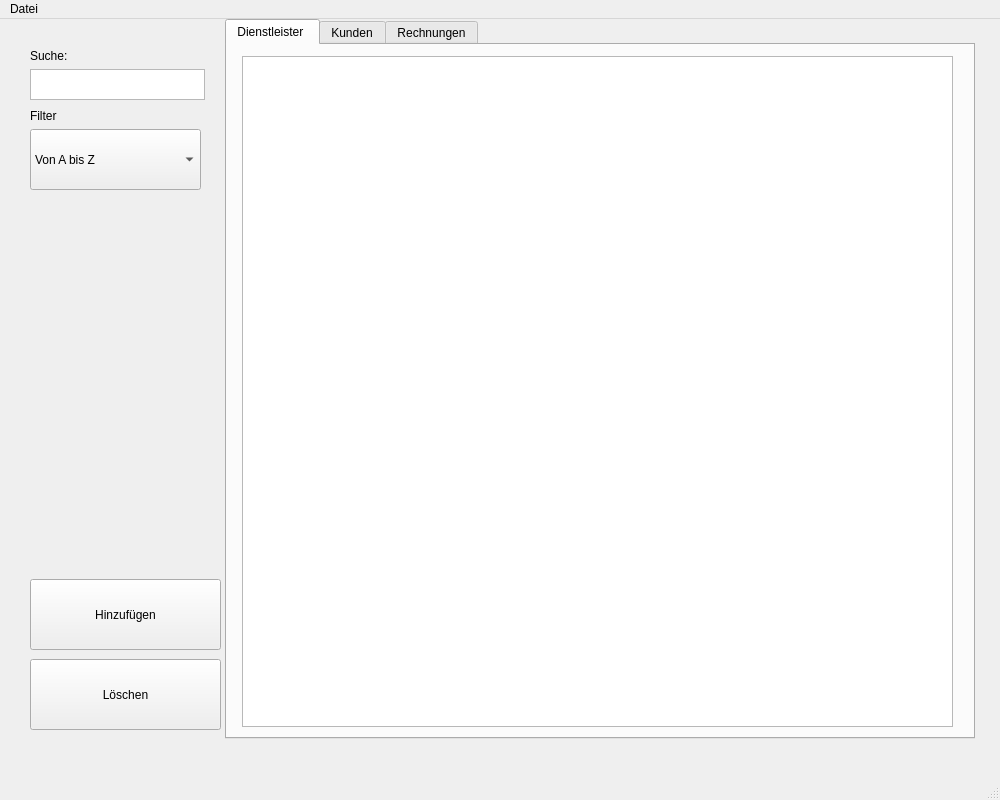
<?xml version="1.0" encoding="UTF-8"?>
<ui version="4.0">
 <class>MainWindow</class>
 <widget class="QMainWindow" name="MainWindow">
  <property name="geometry">
   <rect>
    <x>0</x>
    <y>0</y>
    <width>1000</width>
    <height>800</height>
   </rect>
  </property>
  <property name="windowTitle">
   <string>MainWindow</string>
  </property>
  <widget class="QWidget" name="centralwidget">
   <widget class="QTabWidget" name="tabWidget_Navigation">
    <property name="geometry">
     <rect>
      <x>225</x>
      <y>0</y>
      <width>750</width>
      <height>720</height>
     </rect>
    </property>
    <property name="currentIndex">
     <number>0</number>
    </property>
    <widget class="QWidget" name="tab">
     <attribute name="title">
      <string>Dienstleister </string>
     </attribute>
     <widget class="QTableView" name="tableView">
      <property name="geometry">
       <rect>
        <x>15</x>
        <y>11</y>
        <width>711</width>
        <height>671</height>
       </rect>
      </property>
     </widget>
    </widget>
    <widget class="QWidget" name="tab_2">
     <attribute name="title">
      <string>Kunden</string>
     </attribute>
     <widget class="QTableView" name="tableView_2">
      <property name="geometry">
       <rect>
        <x>10</x>
        <y>10</y>
        <width>711</width>
        <height>671</height>
       </rect>
      </property>
     </widget>
    </widget>
    <widget class="QWidget" name="tab_3">
     <attribute name="title">
      <string>Rechnungen</string>
     </attribute>
     <widget class="QTableView" name="tableView_3">
      <property name="geometry">
       <rect>
        <x>20</x>
        <y>10</y>
        <width>711</width>
        <height>671</height>
       </rect>
      </property>
     </widget>
    </widget>
   </widget>
   <widget class="QTextEdit" name="textEdit_Suche">
    <property name="geometry">
     <rect>
      <x>30</x>
      <y>50</y>
      <width>175</width>
      <height>31</height>
     </rect>
    </property>
   </widget>
   <widget class="QComboBox" name="comboBox_Filter">
    <property name="geometry">
     <rect>
      <x>30</x>
      <y>110</y>
      <width>171</width>
      <height>61</height>
     </rect>
    </property>
    <item>
     <property name="text">
      <string>Von A bis Z</string>
     </property>
    </item>
    <item>
     <property name="text">
      <string>Von Z bis A</string>
     </property>
    </item>
    <item>
     <property name="text">
      <string>Nummer Aufsteigend</string>
     </property>
    </item>
    <item>
     <property name="text">
      <string>Nummer Sinkend</string>
     </property>
    </item>
   </widget>
   <widget class="QPushButton" name="pushButton_Loeschen">
    <property name="geometry">
     <rect>
      <x>30</x>
      <y>640</y>
      <width>191</width>
      <height>71</height>
     </rect>
    </property>
    <property name="text">
     <string>Löschen</string>
    </property>
   </widget>
   <widget class="QPushButton" name="pushButton_Hinzufgen_2">
    <property name="geometry">
     <rect>
      <x>30</x>
      <y>560</y>
      <width>191</width>
      <height>71</height>
     </rect>
    </property>
    <property name="text">
     <string>Hinzufügen</string>
    </property>
   </widget>
   <widget class="QLabel" name="label_Suche">
    <property name="geometry">
     <rect>
      <x>30</x>
      <y>30</y>
      <width>47</width>
      <height>13</height>
     </rect>
    </property>
    <property name="text">
     <string>Suche:</string>
    </property>
   </widget>
   <widget class="QLabel" name="label_filter">
    <property name="geometry">
     <rect>
      <x>30</x>
      <y>90</y>
      <width>47</width>
      <height>13</height>
     </rect>
    </property>
    <property name="text">
     <string>Filter </string>
    </property>
   </widget>
  </widget>
  <widget class="QMenuBar" name="menubar">
   <property name="geometry">
    <rect>
     <x>0</x>
     <y>0</y>
     <width>1000</width>
     <height>21</height>
    </rect>
   </property>
   <widget class="QMenu" name="menuSave">
    <property name="title">
     <string>Datei</string>
    </property>
    <addaction name="actionSave"/>
    <addaction name="actionExport_as_ZIP"/>
    <addaction name="actionExport_as_PDF"/>
    <addaction name="actionExport_as_XML"/>
   </widget>
   <addaction name="menuSave"/>
  </widget>
  <widget class="QStatusBar" name="statusbar"/>
  <action name="actionSave">
   <property name="text">
    <string>Save</string>
   </property>
  </action>
  <action name="actionExport_as_ZIP">
   <property name="text">
    <string>Export as ZIP</string>
   </property>
  </action>
  <action name="actionExport_as_PDF">
   <property name="text">
    <string>Export as PDF</string>
   </property>
  </action>
  <action name="actionExport_as_XML">
   <property name="text">
    <string>Export as XML</string>
   </property>
  </action>
 </widget>
 <resources/>
 <connections/>
</ui>
